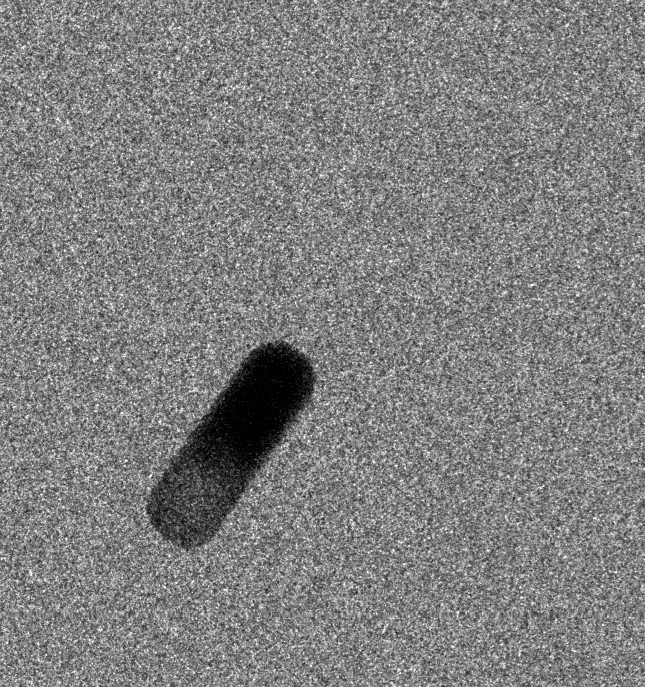
#> input picture app/src/test/resources/test_image/rodImage.png, 645 x 687 px
$ python padImage.py
#> lines starting #> are read from the running program, lines starting #| are printed output that depends on the picture
import cv2
import numpy as np

def main():
	input_file = './../resources/test_image/rodImage.png'
	output_file = './../resources/test_image/rodImage_pad_10_20_30_40.png'

	img = cv2.imread(input_file, 0)
#> img is the input picture: shape (687, 645); min 0, max 255, mean 127.6
	img = np.pad(img,((10,20),(30,40)),'constant')
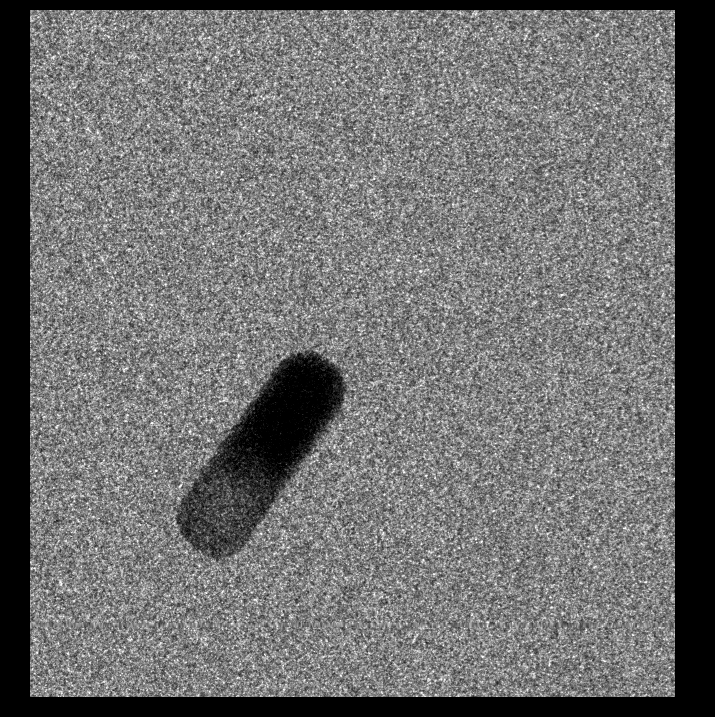
#> img: shape (717, 715); min 0, max 255, mean 110.3
	cv2.imwrite(output_file, img)

	input_file = './../resources/test_image/rodImage.png'
	output_file = './../resources/test_image/rodImage_pad_15_15_25_45.png'
	iteration = 3
	kernel = 5

	img = cv2.imread(input_file, 0)
	img = np.pad(img,((15,15),(25,45)),'constant')
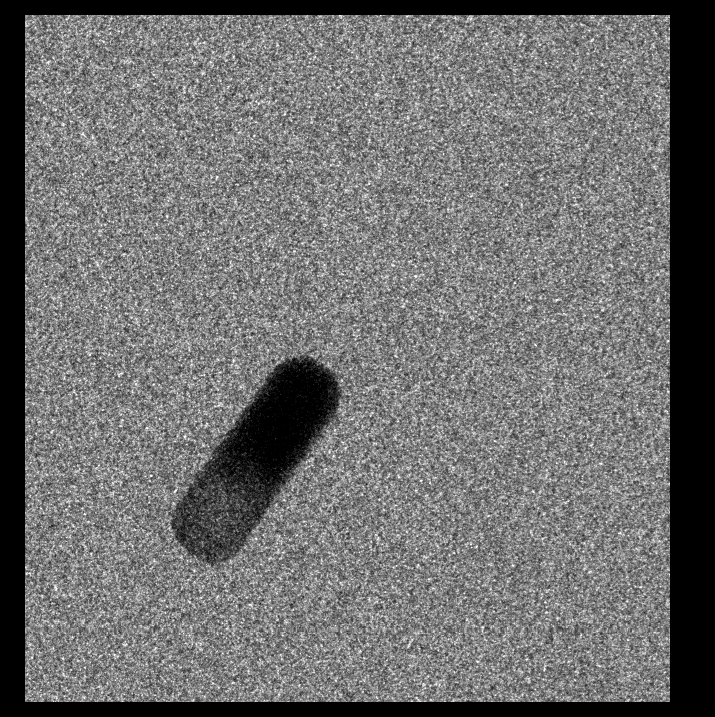
#> img: shape (717, 715); min 0, max 255, mean 110.3
	cv2.imwrite(output_file, img)

if __name__ == '__main__':
	main()
